Frame 1 (no input): blank canvas, image omitted
Frame 60 (the mouse pressed at the canvas centre just before this capture): blank canvas, image omitted
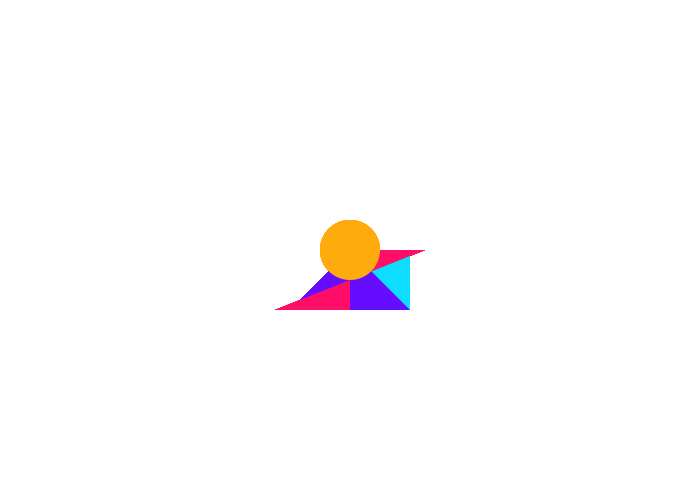
Frame 120 (the mouse held since frame 60 and released just before this capture)

The Processing sketch whose frames 1 and 60 were blank and that drew this single picture after the mouse press (run headless with seeded random() and noise(); from frame 60 on, the mouse is pressed at the canvas centre):

// Processing sketch: aloha_ifElseIfElse
// ── aloha_ifElseIfElse.pde
void setup() {
  size(700, 500);
  background(255);
  frameRate(10);
  noStroke();
}

void draw() {
  if (mousePressed) {
    if (frameCount % 4 == 0) {
      fill(#FFAB0D);
      ellipse(mouseX, mouseY, 60, 60);
    } else if (frameCount % 4 == 1) {
      fill(#0DDDFF);
      rect(mouseX, mouseY, 60, 60);
    } else if (frameCount % 4 == 2) {
      fill(#650DFF);
      triangle(mouseX, mouseY, mouseX+ 60, mouseY+60, mouseX-60, mouseY+60);
    } else {
      fill(#FF0D66);
      quad(mouseX, mouseY, mouseX, mouseY+60, mouseX-75, mouseY+60, mouseX+75, mouseY);
    }
  }
}
